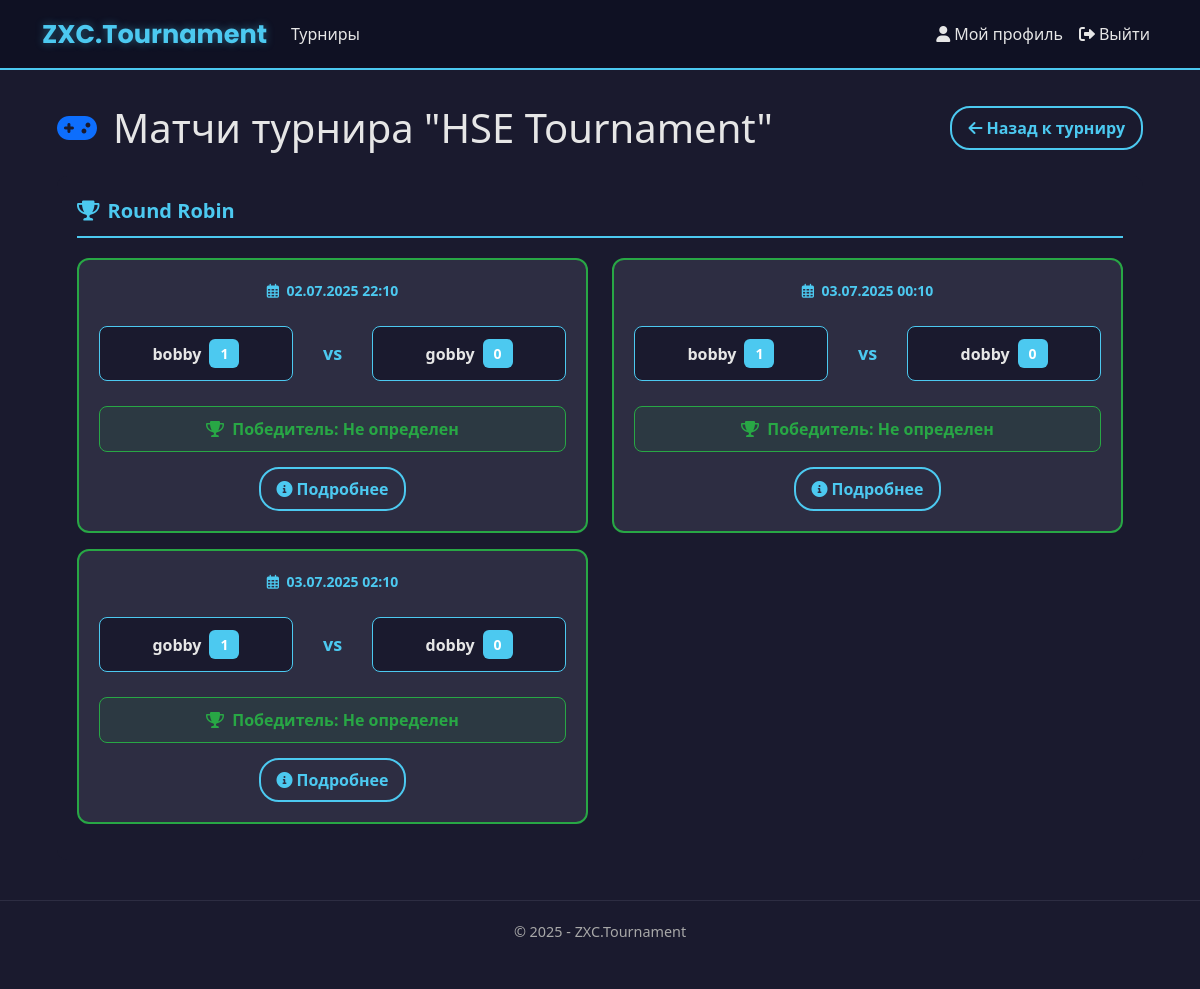
The page /tournaments/5/matches/ (signed in) on the database its author committed.
### app/models.py (models this page shows, shortened)
class Tournament(models.Model):
    DISCIPLINE_CHOICES = [
        ('Dota 2', 'Dota 2'),
        ('CS 2', 'CS 2'),
        ('Valorant', 'Valorant'),
        ('LoL', 'League of Legends'),
    ]
    FORMAT_CHOICES = [
        ('1x1', '1x1'),
        ('2x2', '2x2'),
        ('3x3', '3x3'),
        ('5x5', '5x5'),
    ]
    TOURNAMENT_FORMAT_CHOICES = [
        ('single_elimination', 'Single Elimination'),
        ('double_elimination', 'Double Elimination'),
        ('round_robin', 'Round Robin'),
    ]
    TEAM_COUNT_CHOICES = [(i, str(i)) for i in range(2, 513)]
    LOCATION_CHOICES = [
        ('China', 'Китай'),
        ('Western Europe', 'Западная Европа'),
        ('Eastern Europe', 'Восточная Европа'),
        ('Southeast Asia', 'ЮВ Азия'),
        ('North America', 'Северная Америка'),
        ('South America', 'Южная Америка'),
    ]
    name = models.CharField(max_length=50, verbose_name="Название турнира")
    max_teams = models.IntegerField(choices=TEAM_COUNT_CHOICES, verbose_name="Максимальное количество команд")
    start_date = models.DateTimeField(verbose_name="Дата начала")
    discipline = models.CharField(max_length=50, choices=DISCIPLINE_CHOICES, verbose_name="Дисциплина")
    game_format = models.CharField(max_length=50, choices=FORMAT_CHOICES, verbose_name="Формат игры")
    tournament_format = models.CharField(max_length=50, choices=TOURNAMENT_FORMAT_CHOICES, verbose_name="Формат турнира", blank=True, null=True)
    location = models.CharField(max_length=50, choices=LOCATION_CHOICES, verbose_name="Локация")
    description = models.TextField(max_length=1000, verbose_name="Описание", blank=True, null=True)
    creator = models.ForeignKey(User, on_delete=models.CASCADE, verbose_name="Создатель")
    created_at = models.DateTimeField(default=timezone.now, verbose_name="Дата создания")
    is_active = models.BooleanField(default=True, verbose_name="Активный")
    registered_teams = models.ManyToManyField(
        'Team',
        through='TournamentRegistration',
        related_name='tournaments',
        blank=True,
        verbose_name="Зарегистрированные команды"
    )
    class Meta:
        ordering = ['-created_at']
        verbose_name = 'Турнир'
        verbose_name_plural = 'Турниры'

class RoundRobinMatch(models.Model):
    FORMAT_CHOICES = [
        ('BO1', 'Best of 1'),
        ('BO3', 'Best of 3'),
        ('BO5', 'Best of 5'),
    ]
    table = models.ForeignKey(RoundRobinTable, on_delete=models.CASCADE, related_name='matches')
    team1 = models.ForeignKey(Team, on_delete=models.CASCADE, related_name='team1_round_robin_matches')
    team2 = models.ForeignKey(Team, on_delete=models.CASCADE, related_name='team2_round_robin_matches')
    team1_score = models.PositiveIntegerField(default=0)
    team2_score = models.PositiveIntegerField(default=0)
    format = models.CharField(max_length=3, choices=FORMAT_CHOICES, default='BO1', verbose_name="Формат матча")
    scheduled_time = models.DateTimeField(null=True, blank=True)
    is_completed = models.BooleanField(default=False)
    round_number = models.PositiveIntegerField(default=1)
    class Meta:
        ordering = ['round_number', 'scheduled_time']
        verbose_name = 'Матч Round Robin'
        verbose_name_plural = 'Матчи Round Robin'

class Team(models.Model):
    name = models.CharField(
        max_length=20,
        unique=True,
        verbose_name="Название команды",
        error_messages={
            'unique': "Команда с таким названием уже существует"
        }
    )
    avatar = models.ImageField(
        upload_to='team_avatars/',
        default='team_avatars/default_team.jpg',
        blank=True,
        null=True,
        verbose_name="Аватар команды"
    )
    captain = models.ForeignKey(
        User,
        on_delete=models.CASCADE,
        related_name='captained_teams',
        verbose_name="Капитан"
    )
    members = models.ManyToManyField(
        User,
        related_name='teams',
        blank=True,
        verbose_name="Участники"
    )
    created_at = models.DateTimeField(
        auto_now_add=True,
        verbose_name="Дата создания"
    )
    invite_code = models.CharField(
        max_length=32,
        unique=True,
        verbose_name="Код приглашения"
    )
    class Meta:
        verbose_name = 'Команда'
        verbose_name_plural = 'Команды'
        ordering = ['-created_at']

### app/views.py (the view)
# urls.py: path('tournaments/<int:tournament_id>/matches/', views.tournament_matches, name='tournament_matches'),
@login_required
def tournament_matches(request, tournament_id):
    tournament = get_object_or_404(Tournament, id=tournament_id)
    upcoming_matches = get_upcoming_matches(tournament)
    matches_by_stage = {}
    if tournament.tournament_format == 'round_robin':
        if hasattr(tournament, 'round_robin_table'):
            all_matches = tournament.round_robin_table.matches.all()
            if all_matches:
                matches_by_stage['Round Robin'] = all_matches
    else:
        if hasattr(tournament, 'bracket'):
            for stage in tournament.bracket.stages.all().order_by('order'):
                stage_matches = stage.matches.all()
                if stage_matches:
                    matches_by_stage[stage.name] = stage_matches
    context = {
        'tournament': tournament,
        'upcoming_matches': upcoming_matches,
        'matches_by_stage': matches_by_stage,
        'year': datetime.now().year,
    }
    return render(request, 'app/tournaments/matches/tournament_matches.html', context)

### app/bracket_features.py (called while the page is built, shortened)
def get_upcoming_matches(tournament):
    upcoming_matches = []
    if tournament.tournament_format == 'round_robin':
        if hasattr(tournament, 'round_robin_table'):
            matches = tournament.round_robin_table.matches.filter(
                is_completed=False,
                scheduled_time__isnull=False
            ).order_by('scheduled_time')[:10]
            upcoming_matches.extend(matches)
    return upcoming_matches

### app/templates/app/tournaments/matches/tournament_matches.html (shortened to what this page needs)
{% extends "app/layout.html" %}
{% block content %}
<div class="container mt-4">
    <div class="d-flex justify-content-between align-items-center mb-4 flex-wrap gap-2">
        <div class="d-flex align-items-center">
            <i class="fas fa-gamepad fa-2x text-primary me-3"></i>
            <h1 class="mb-0">Матчи турнира "{{ tournament.name }}"</h1>
        </div>
        <a href="{% url 'tournament_detail' tournament.id %}" class="btn btn-outline-primary">
            <i class="fas fa-arrow-left me-1"></i>Назад к турниру
        </a>
    </div>
    <div class="matches-container">
        {% if matches_by_stage %}
        {% for stage, matches in matches_by_stage.items %}
        <div class="section-header">
            <i class="fas fa-trophy me-2"></i>{{ stage }}
        </div>
        <div class="row">
            {% for match in matches %}
            <div class="col-md-6 mb-3">
                <div class="match-card {% if match.is_completed %}completed{% endif %}">
                    <div class="match-time">
                        <i class="far fa-calendar-alt me-1"></i>
                        {{ match.scheduled_time|date:"d.m.Y H:i" }}
                    </div>
                    <div class="match-teams">
                        <div class="team {% if match.winner == match.team1 %}winner{% endif %}">
                            {{ match.team1.name|default:"TBD" }}
                            {% if match.team1_score is not None %}
                            <span class="score">{{ match.team1_score }}</span>
                            {% endif %}
                        </div>
                        <div class="vs">vs</div>
                        <div class="team {% if match.winner == match.team2 %}winner{% endif %}">
                            {{ match.team2.name|default:"TBD" }}
                            {% if match.team2_score is not None %}
                            <span class="score">{{ match.team2_score }}</span>
                            {% endif %}
                        </div>
                    </div>
                    {% if match.is_completed %}
                    <div class="match-winner">
                        <i class="fas fa-trophy me-1"></i>
                        Победитель: {{ match.winner.name|default:"Не определен" }}
                    </div>
                    {% endif %}
                    <div class="match-actions">
                        <a href="{% url 'match_detail' tournament_id=tournament.id match_id=match.id %}" class="btn btn-outline-primary">
                            <i class="fas fa-info-circle me-1"></i>Подробнее
                        </a>
                    </div>
                </div>
            </div>
            {% endfor %}
        </div>
        {% endfor %}
        {% endif %}
    </div>
</div>
{% endblock %}

### static/app/content/site.css (style rules this page uses)
body { padding-top: 10px; padding-bottom: 10px; }
body { background-color: #1a1a2e; color: #e6e6e6; font-family: 'Segoe UI', Tahoma, Geneva, Verdana, sans-serif; }

### app/templates/app/tournaments/matches/tournament_matches.html (style rules this page uses)
.matches-container { background-color: #1a1a2e; padding: 20px; border-radius: 10px; margin-top: 20px; }
.section-header { color: #4cc9f0; font-weight: bold; font-size: 20px; margin-bottom: 20px; border-bottom: 2px solid #4cc9f0; padding-bottom: 10px; }
.match-card { background-color: #2d2d42; border: 2px solid #4cc9f0; border-radius: 12px; padding: 20px; margin-bottom: 20px; transition: all 0.3s ease; height: 100%; display: flex; flex-direction: column; }
.match-card.completed { border-color: #28a745; }
.match-time { color: #4cc9f0; font-size: 14px; margin-bottom: 15px; text-align: center; font-weight: bold; }
.match-teams { display: flex; align-items: center; justify-content: space-between; margin-bottom: 15px; flex-grow: 1; gap: 15px; }
.team { flex: 1; text-align: center; padding: 12px; border-radius: 8px; background-color: #1a1a2e; color: #e6e6e6; font-weight: bold; display: flex; align-items: center; justify-content: center; gap: 8px; border: 1px solid #4cc9f0; transition: all 0.3s ease; }
.vs { margin: 0 15px; color: #4cc9f0; font-weight: bold; font-size: 18px; }
.score { background-color: #4cc9f0; color: white; padding: 4px 10px; border-radius: 6px; font-weight: bold; font-size: 14px; min-width: 30px; text-align: center; }
.match-winner { color: #28a745; font-weight: bold; margin-bottom: 15px; text-align: center; background-color: rgba(40, 167, 69, 0.1); padding: 10px; border-radius: 8px; border: 1px solid #28a745; }
.match-actions { display: flex; gap: 10px; justify-content: center; flex-wrap: wrap; }
.btn-outline-primary { background-color: transparent; color: #4cc9f0; border: 2px solid #4cc9f0; border-radius: 20px; padding: 8px 16px; font-weight: bold; text-decoration: none; transition: all 0.3s ease; }
.match-card { animation: fadeInUp 0.6s ease-out; }

### rows shown on the page
Tournament: name "HSE Tournament"
RoundRobinMatch: scheduled_time "02.07.2025 22:10", team1.name "bobby", team1_score "1", team2.name "gobby", team2_score "0", winner.name "Не определен"
RoundRobinMatch: scheduled_time "03.07.2025 00:10", team1.name "bobby", team1_score "1", team2.name "dobby", team2_score "0", winner.name "Не определен"
RoundRobinMatch: scheduled_time "03.07.2025 02:10", team1.name "gobby", team1_score "1", team2.name "dobby", team2_score "0", winner.name "Не определен"

### other values the page prints
{{ stage }} "Round Robin"
